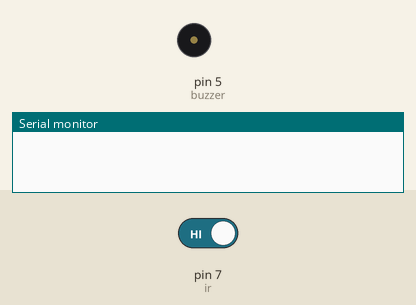
This sketch was run on a simulated Arduino Uno, built with avr-gcc and run on an emulated ATmega328P. On the bench: buzzer (waves = sounding), the last lines printed to the serial monitor. The inputs (shaded band) are chosen by the test bench; at power-on: pin 7 (ir) HIGH.

Above: at 1.8 s.
1.9 s: pin 7 (ir) driven LOW
At 2.01 s:
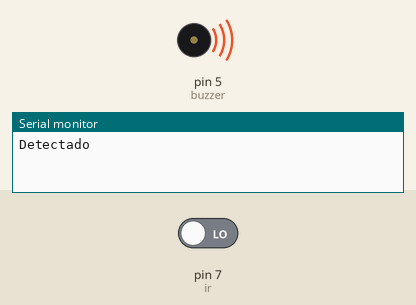
4.9 s: pin 7 (ir) driven HIGH
At 4.9 s:
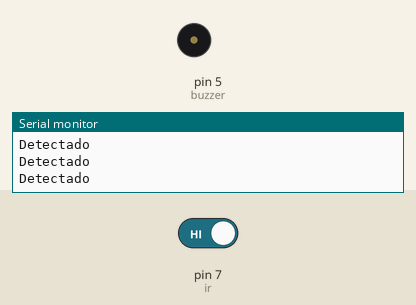
Timing chart, 0 to 7.9 s (numbered marks = the images above; inputs shaded):
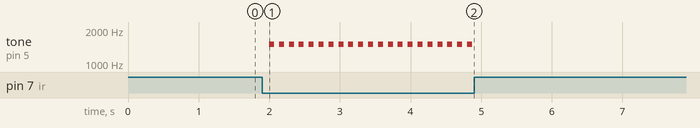

The sketch:

Buzzer.ino
```cpp
/*Buzzer para FEE
  Filipe do Ó Cavalcanti
  */

  const int buzzer = 5;
  const int ir = 7;
  int detect;

  void setup(){
    pinMode(buzzer,OUTPUT);
    pinMode(ir,INPUT);
    Serial.begin(9600);
  }

  void loop(){
    detect = digitalRead(ir);
    if(detect==0){
      Serial.println("Detectado");
      tone(buzzer,1500);
      delay(70);
      noTone(buzzer);
      delay(70);
    }
    else
    delay(500);
  }
```

Measured:
- after the input at 1.9 s, tone on pin 5 (buzzer): alternates 1500 Hz for 0.07 s and silent for 0.07 s, starting after 0.10 s
- after the input at 4.9 s, tone on pin 5 (buzzer): stops changing and stays silent
